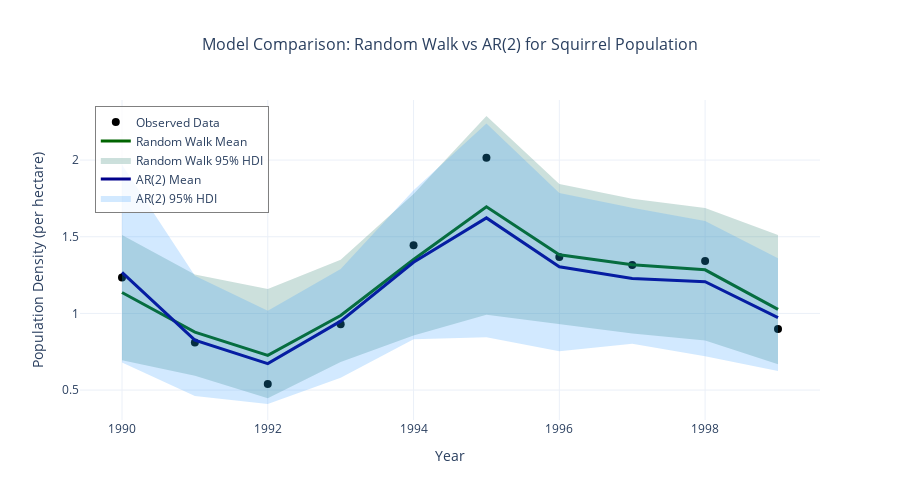

Notebook cell for this chart:
### Markdown cell above
Thus, despite the fact that the random walk and autoregressive models modeled the past states very similarly ...

### Code cell
ar_mean = az.extract(trace_ar2)['ar'].mean(dim='sample')
ar_hdi = az.hdi(trace_ar2, var_names=['ar'])['ar']

go.Figure().add_trace(go.Scatter(
    x=years,
    y=squirrel_density,
    mode='markers',
    name='Observed Data',
    marker=dict(
        size=8,
        color='black',
        symbol='circle'
    )
)).add_trace(go.Scatter(
    x=years,
    y=walk_mean,
    mode='lines',
    name='Random Walk Mean',
    line=dict(color='darkgreen', width=3)
)).add_trace(go.Scatter(
    x=np.concatenate([years, years[::-1]]),
    y=np.concatenate([walk_hdi[:, 1], walk_hdi[::-1, 0]]),
    fill='toself',
    fillcolor='rgba(0, 100, 80, 0.2)',
    line=dict(color='rgba(255,255,255,0)'),
    name='Random Walk 95% HDI'
)).add_trace(go.Scatter(
    x=years,
    y=ar_mean,
    mode='lines',
    name='AR(2) Mean',
    line=dict(color='darkblue', width=3)
)).add_trace(go.Scatter(
    x=np.concatenate([years, years[::-1]]),
    y=np.concatenate([ar_hdi[:, 1], ar_hdi[::-1, 0]]),
    fill='toself',
    fillcolor='rgba(30, 144, 255, 0.2)',
    line=dict(color='rgba(255,255,255,0)'),
    name='AR(2) 95% HDI'
)).update_layout(
    title=dict(
        text='Model Comparison: Random Walk vs AR(2) for Squirrel Population',
        x=0.5,
        font=dict(size=16)
    ),
    xaxis_title='Year',
    yaxis_title='Population Density (per hectare)',
    width=900,
    height=500,
    template='plotly_white',
    legend=dict(
        x=0.02,
        y=0.98,
        bgcolor='rgba(255,255,255,0.8)',
        bordercolor='gray',
        borderwidth=1
    )
)

### Figure 1 — Plotly figure (JSON) as saved in the notebook; plotly's stock layout.template omitted (floating-point values rounded to 4 significant figures)
{"data": [{"marker": {"color": "black", "size": 8, "symbol": "circle"}, "mode": "markers", "name": "Observed Data", "type": "scatter", "x": [1990, 1991, 1992, 1993, 1994, 1995, 1996, 1997, 1998, 1999], "y": [1.235, 0.81, 0.54, 0.93, 1.445, 2.015, 1.368, 1.315, 1.342, 0.8987]}, {"line": {"color": "darkgreen", "width": 3}, "mode": "lines", "name": "Random Walk Mean", "type": "scatter", "x": [1990, 1991, 1992, 1993, 1994, 1995, 1996, 1997, 1998, 1999], "y": [1.136, 0.8784, 0.7263, 0.9863, 1.352, 1.695, 1.383, 1.317, 1.284, 1.027]}, {"fill": "toself", "fillcolor": "rgba(0, 100, 80, 0.2)", "line": {"color": "rgba(255,255,255,0)"}, "name": "Random Walk 95% HDI", "type": "scatter", "x": [1990, 1991, 1992, 1993, 1994, 1995, 1996, 1997, 1998, 1999, 1999, 1998, 1997, 1996, 1995, 1994, 1993, 1992, 1991, 1990], "y": [1.512, 1.254, 1.158, 1.349, 1.779, 2.287, 1.844, 1.748, 1.687, 1.511, 0.6691, 0.8235, 0.869, 0.9308, 0.9919, 0.8565, 0.6826, 0.4463, 0.5939, 0.6947]}, {"line": {"color": "darkblue", "width": 3}, "mode": "lines", "name": "AR(2) Mean", "type": "scatter", "x": [1990, 1991, 1992, 1993, 1994, 1995, 1996, 1997, 1998, 1999], "y": [1.268, 0.8257, 0.6726, 0.9495, 1.333, 1.623, 1.304, 1.228, 1.207, 0.9731]}, {"fill": "toself", "fillcolor": "rgba(30, 144, 255, 0.2)", "line": {"color": "rgba(255,255,255,0)"}, "name": "AR(2) 95% HDI", "type": "scatter", "x": [1990, 1991, 1992, 1993, 1994, 1995, 1996, 1997, 1998, 1999, 1999, 1998, 1997, 1996, 1995, 1994, 1993, 1992, 1991, 1990], "y": [1.97, 1.245, 1.018, 1.289, 1.804, 2.238, 1.785, 1.689, 1.603, 1.36, 0.6246, 0.7206, 0.8017, 0.7538, 0.844, 0.831, 0.5804, 0.4093, 0.462, 0.6803]}], "layout": {"height": 500, "legend": {"bgcolor": "rgba(255,255,255,0.8)", "bordercolor": "gray", "borderwidth": 1, "x": 0.02, "y": 0.98}, "title": {"font": {"size": 16}, "text": "Model Comparison: Random Walk vs AR(2) for Squirrel Population", "x": 0.5}, "width": 900, "xaxis": {"title": {"text": "Year"}}, "yaxis": {"title": {"text": "Population Density (per hectare)"}}}}
